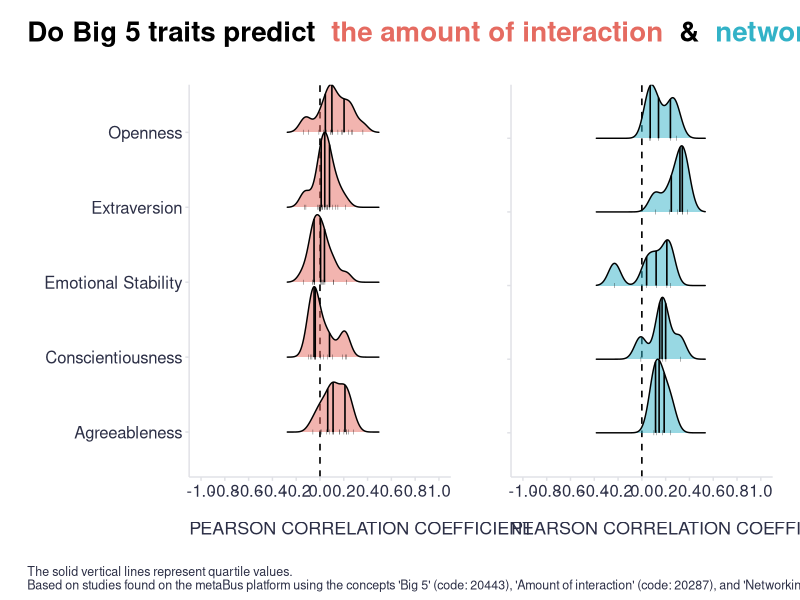

Reproduce this figure in R.
## ---- chunk 1

# The following concepts were used to search for relevant studies on the metaBus platform (their respective codes are given in brackets):
# Big 5 (20443)  
# Amount of interaction (20287) 
# Networking behavior (80017)

# uploading libraries
library(tidyverse) # for data manipulation and visualization 
library(ggridges) # for data visualization
library(ggtext) # for enabling markdown in ggplots
library(patchwork) #  for combining ggplots

# data preparation
# uploading data
interaction <- readr::read_csv("./interactionAmount.csv")
networking <- readr::read_csv("./networkingBehavior.csv")

# preparing dataset for amount of interaction concept
interactionPrep <- interaction %>%
  dplyr::filter(
    # removing non-relevant personality characteristics 
    !Var1 %in% c("Empathic concern"),
    # limiting to studies conducted at the individual level
    Var2Unit == "Individual"
  ) %>%
  # reversing Neuroticism to Emotional Stability
  dplyr::mutate(
    r = case_when(
      Var1 == "Neuroticism" ~ r*-1,
      TRUE ~ r
    )
  ) %>%
  # uniting the names of personality characteristics across the studies
  dplyr::mutate(
    Var1 = case_when(
      stringr::str_detect(Var1, "Extraversion") | stringr::str_detect(Var1, "Extroversion") | stringr::str_detect(Var1, "extraversion") ~ "Extraversion",
      stringr::str_detect(Var1, "Openness to experience") | stringr::str_detect(Var1, "openness") ~ "Openness",
      stringr::str_detect(Var1, "agreeableness") ~ "Agreeableness",
      stringr::str_detect(Var1, "emotional stability") | stringr::str_detect(Var1, "Neuroticism") ~ "Emotional Stability",
      stringr::str_detect(Var1, "Conscientious") | stringr::str_detect(Var1, "Consciousness") ~ "Conscientiousness",
      TRUE ~ Var1
    )
  )

# preparing dataset for networking behavior concept
networkingPrep <- networking %>%
  dplyr::filter(
    Var2Unit == "Individual"
  ) %>%
  # reversing Neuroticism to Emotional Stability
  dplyr::mutate(
    r = case_when(
      Var1 == "Neuroticism" ~ r*-1,
      TRUE ~ r
    )
  ) %>%
  # uniting the names of personality characteristics across the studies
  dplyr::mutate(
    Var1 = case_when(
      stringr::str_detect(Var1, "Openness") ~ "Openness",
      stringr::str_detect(Var1, "Emotional stability") | stringr::str_detect(Var1, "Neuroticism") ~ "Emotional Stability",
      stringr::str_detect(Var1, "Conscientious") | stringr::str_detect(Var1, "Consciousness") ~ "Conscientiousness",
      TRUE ~ Var1
    )
  )

# data visualization
# creating chart for the amount of interaction concept
interactionChart <- interactionPrep %>%
  ggplot2::ggplot(aes(x = r, y = Var1)) + 
  ggplot2::geom_vline(xintercept = 0, linetype = "dashed", size = 0.56) +
  ggridges::geom_density_ridges(
    fill = "#e56b61",
    alpha = 0.5,
    scale = 1,
    jittered_points = TRUE,
    position = position_points_jitter(width = 0, height = 0,seed = 123),
    point_shape = '|', point_size = 1, point_alpha = 1, 
    quantile_lines =TRUE, vline_linetype = "solid", vline_color = "black", vline_size = 0.55
    #quantile_fun=function(x,...)median(x)
  ) +
  ggplot2::scale_x_continuous(limits = c(-1, 1), breaks = seq(-1,1,0.2)) +
  ggplot2::labs(
    x = "PEARSON CORRELATION COEFFICIENT",
    y = ""
  ) +
  ggplot2::theme(
    plot.title = element_text(color = '#2C2F46', face = "bold", size = 20, margin=margin(0,0,12,0), hjust = 0.5),
    plot.subtitle = element_text(color = '#2C2F46', face = "plain", size = 16, margin=margin(0,0,20,0)),
    plot.caption = element_text(color = '#2C2F46', face = "plain", size = 11, hjust = 0),
    axis.title.x = element_text(margin = margin(t = 15, r = 0, b = 0, l = 0), color = '#2C2F46', face = "plain", size = 13, lineheight = 16, hjust = 0),
    axis.title.y = element_text(margin = margin(t = 0, r = 0, b = 0, l = 0), color = '#2C2F46', face = "plain", size = 13, lineheight = 16, hjust = 1),
    legend.title = element_text(color = '#2C2F46', face = "plain", size = 12),
    legend.text = element_text(color = '#2C2F46', face = "plain", size = 10),
    axis.text = element_text(color = '#2C2F46', face = "plain", size = 12, lineheight = 16),
    axis.text.x = element_text(),
    legend.position = "right",
    axis.line.x = element_line(colour = "#E0E1E6"),
    axis.line.y = element_line(colour = "#E0E1E6"),
    panel.background = element_blank(),
    panel.grid.major.y = element_blank(),
    panel.grid.major.x = element_blank(),
    panel.grid.minor = element_blank(),
    axis.ticks.x = element_line(color = "#E0E1E6"),
    axis.ticks.y = element_line(color = "#E0E1E6"),
    plot.margin=unit(c(5,5,5,5),"mm"), 
    plot.title.position = "plot",
    plot.caption.position =  "plot"
)

# creating chart for the networking behavior concept
networkingChart <- networkingPrep %>%
  ggplot2::ggplot(aes(x = r, y = Var1)) + 
  ggplot2::geom_vline(xintercept = 0, linetype = "dashed", size = 0.56) +
  ggridges::geom_density_ridges(
    fill = "#32b2c7",
    alpha = 0.5,
    scale = 1,
    jittered_points = TRUE,
    position = position_points_jitter(width = 0, height = 0,seed = 123),
    point_shape = '|', point_size = 1, point_alpha = 1, 
    quantile_lines =TRUE, vline_linetype = "solid", vline_color = "black", vline_size = 0.55
    #quantile_fun=function(x,...)median(x)
  ) +
  ggplot2::scale_x_continuous(limits = c(-1, 1), breaks = seq(-1,1,0.2)) +
  ggplot2::labs(
    x = "PEARSON CORRELATION COEFFICIENT",
    y = ""
  ) +
  ggplot2::theme(
    plot.title = element_text(color = '#2C2F46', face = "bold", size = 20, margin=margin(0,0,12,0), hjust = 0.5),
    plot.subtitle = element_text(color = '#2C2F46', face = "plain", size = 16, margin=margin(0,0,20,0)),
    plot.caption = element_text(color = '#2C2F46', face = "plain", size = 11, hjust = 0),
    axis.title.x = element_text(margin = margin(t = 15, r = 0, b = 0, l = 0), color = '#2C2F46', face = "plain", size = 13, lineheight = 16, hjust = 0),
    axis.title.y = element_text(margin = margin(t = 0, r = 0, b = 0, l = 0), color = '#2C2F46', face = "plain", size = 13, lineheight = 16, hjust = 1),
    legend.title = element_text(color = '#2C2F46', face = "plain", size = 12),
    legend.text = element_text(color = '#2C2F46', face = "plain", size = 10),
    axis.text.y = element_blank(),
    axis.text = element_text(color = '#2C2F46', face = "plain", size = 12, lineheight = 16),
    legend.position = "right",
    axis.line.x = element_line(colour = "#E0E1E6"),
    axis.line.y = element_line(colour = "#E0E1E6"),
    panel.background = element_blank(),
    panel.grid.major.y = element_blank(),
    panel.grid.major.x = element_blank(),
    panel.grid.minor = element_blank(),
    axis.ticks.x = element_line(color = "#E0E1E6"),
    axis.ticks.y = element_line(color = "#E0E1E6"),
    plot.margin=unit(c(5,5,5,5),"mm"), 
    plot.title.position = "plot",
    plot.caption.position =  "plot"
  )

# combining the charts together
g <- interactionChart + networkingChart 

# adding title and caption
g <- g + patchwork::plot_annotation(
  title = "<span style='font-size:20pt;font-weight:bold;'>**Do Big 5 traits predict** 
    <span style='color:#e56b61;'>**the amount of interaction**</span> **&**
    <span style='color:#32b2c7;'>**networking behavior**</span> **of employees?**
    </span>",
  
  caption = "The solid vertical lines represent quartile values.\nBased on studies found on the metaBus platform using the concepts 'Big 5' (code: 20443), 'Amount of interaction' (code: 20287), and 'Networking behavior' (code: 80017).",
  theme = theme(
    plot.title = ggtext::element_markdown(lineheight = 1.1, margin=margin(10,0,12,0)),
    plot.caption = element_text(color = '#2C2F46', face = "plain", size = 9, hjust = 0)
    )
  )

print(g)

